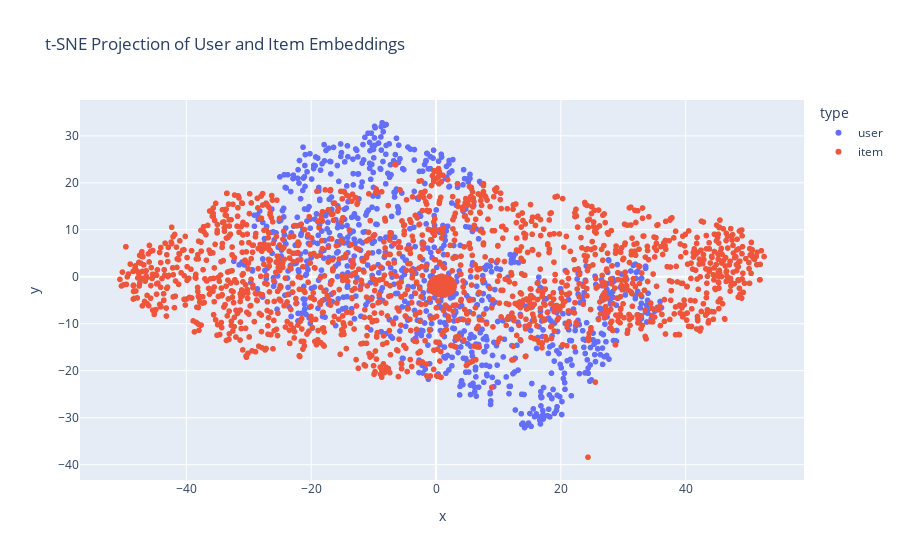

Source (notebook cell):
### Code cell
# Visualizing the embeddings using t-SNE
# Step 1: Extract trained embedding weights
user_emb_matrix = model.user_embedding.get_weights()[0]
item_emb_matrix = model.item_embedding.get_weights()[0]

# Step 2: Apply t-SNE to reduce dimensions
tsne = TSNE(n_components=2, perplexity=30, init="pca", random_state=42)
user_tsne = tsne.fit_transform(user_emb_matrix)
item_tsne = tsne.fit_transform(item_emb_matrix)

# Step 3: Build DataFrames for Plotly visualization
user_df = pd.DataFrame(user_tsne, columns=['x', 'y'])
user_df['type'] = 'user'
user_df['id'] = user_df.index

item_df = pd.DataFrame(item_tsne, columns=['x', 'y'])
item_df['type'] = 'item'
item_df['id'] = item_df.index

# Combine into a single DataFrame
tsne_df = pd.concat([user_df, item_df])

# Step 4: Plot using Plotly
fig = px.scatter(tsne_df, x='x', y='y', color='type', hover_name='id',
                 title='t-SNE Projection of User and Item Embeddings')
fig.show()

### Figure 1 — Plotly figure (JSON) as saved in the notebook; plotly's stock layout.template omitted (floating-point values rounded to 4 significant figures; data arrays with more than 128 entries replaced by an {"elided": "..."} marker saying what was removed)
{"data": [{"hovertemplate": "<b>%{hovertext}</b><br><br>type=user<br>x=%{x}<br>y=%{y}<extra></extra>", "hovertext": {"elided": "944 float values"}, "legendgroup": "user", "marker": {"color": "#636efa", "symbol": "circle"}, "mode": "markers", "name": "user", "showlegend": true, "type": "scattergl", "x": {"elided": "944 float values"}, "xaxis": "x", "y": {"elided": "944 float values"}, "yaxis": "y"}, {"hovertemplate": "<b>%{hovertext}</b><br><br>type=item<br>x=%{x}<br>y=%{y}<extra></extra>", "hovertext": {"elided": "1683 float values"}, "legendgroup": "item", "marker": {"color": "#EF553B", "symbol": "circle"}, "mode": "markers", "name": "item", "showlegend": true, "type": "scattergl", "x": {"elided": "1683 float values"}, "xaxis": "x", "y": {"elided": "1683 float values"}, "yaxis": "y"}], "layout": {"legend": {"title": {"text": "type"}, "tracegroupgap": 0}, "title": {"text": "t-SNE Projection of User and Item Embeddings"}, "xaxis": {"anchor": "y", "domain": [0, 1], "title": {"text": "x"}}, "yaxis": {"anchor": "x", "domain": [0, 1], "title": {"text": "y"}}}}
